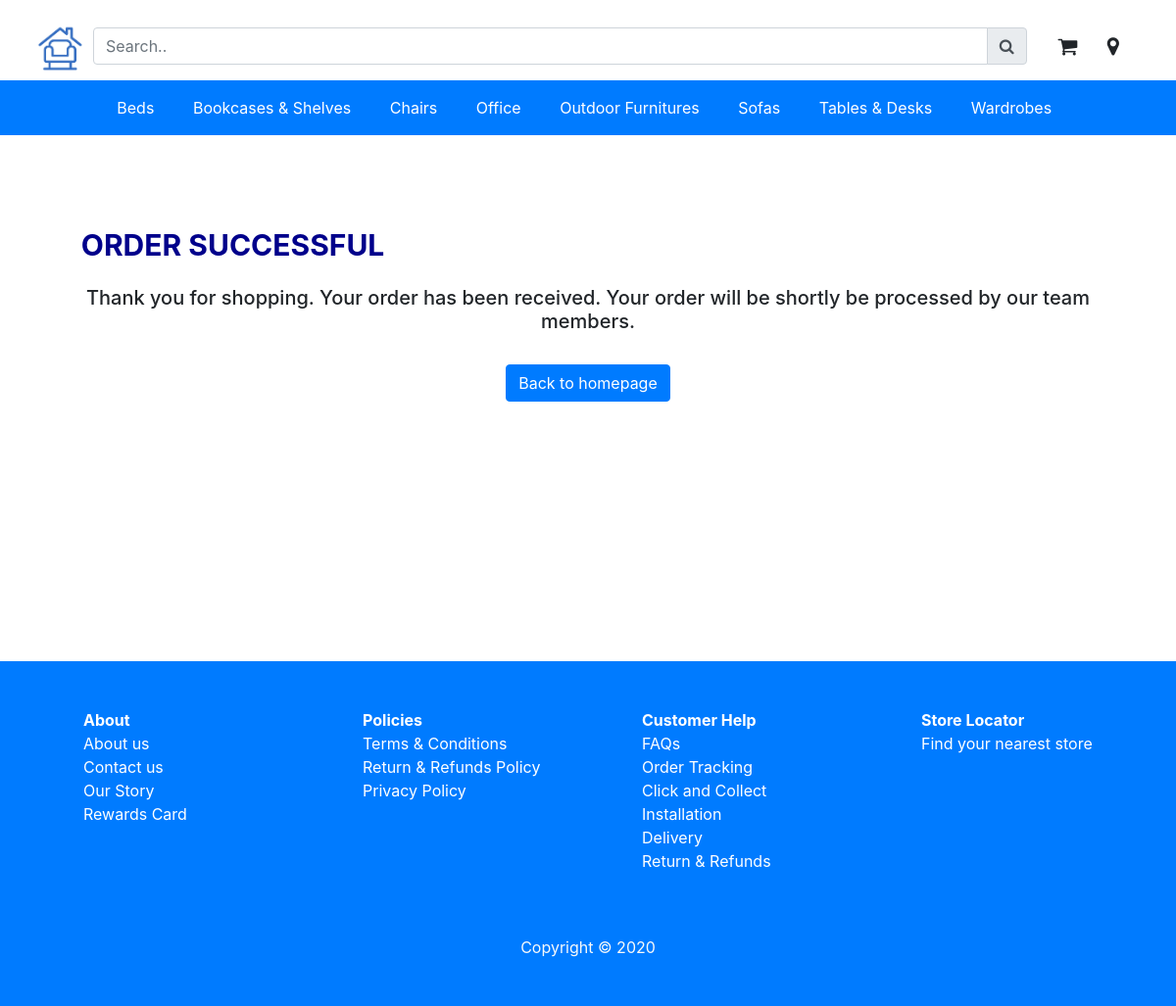
The app's page /ordersuccess/ with its own data.
### furnitures/models.py (models this page shows, shortened)
class Category(db.Model):
    __tablename__ = 'categories'
    id = db.Column(db.Integer, primary_key=True)
    name = db.Column(db.String(64), unique=True)
    description = db.Column(db.String(500), nullable=False)
    image = db.Column(db.String(60), nullable=False)
    products = db.relationship('Product', backref='Category', cascade="all, delete-orphan")

### furnitures/views.py (the view)
@bp.route('/ordersuccess/')
def ordersuccess():
    categories = Category.query.order_by(Category.name).all()
    return render_template('order-success.html', categories = categories)

### furnitures/templates/order-success.html
{% extends 'base.html' %}
{% block main %}
    <section>
        <div class="container">
            <div class="row order-container">
                <div class = "col-12">
                    <h1 class="order-title">ORDER SUCCESSFUL</h1>
                    <h5 class="mt-4 text-center">
                        Thank you for shopping. Your order has been received. Your order will be shortly be processed by our team members.
                    </h5>
                    <div class="text-center">
                        <a href="{{ url_for('main.index') }}" class="btn btn-primary mt-4">Back to homepage</a>
                    </div>
                </div>
            </div>
        </div>
    </section>
{% endblock %}

### furnitures/templates/base.html (shortened to what this page needs)
<!DOCTYPE html>
<html lang="en">
<head>
    <link rel="stylesheet" href="https://stackpath.bootstrapcdn.com/bootstrap/4.4.1/css/bootstrap.min.css"
>
    <link rel="stylesheet" href="https://cdnjs.cloudflare.com/ajax/libs/font-awesome/4.7.0/css/font-awesome.min.css">
    <link rel="stylesheet" type="text/css" href="{{url_for('static', filename='css/style.css')}}">
    <link rel="stylesheet" type="text/css" href="{{url_for('static', filename='css/product.css')}}">
    <link rel="stylesheet" type="text/css" href="{{url_for('static', filename='css/checkout.css')}}">
</head>
<body>
    <div class="full-header-container">
        <header>
            <div class="container header-container mt-3 py-2">
                <div class="logo">
                    <a href="/"><img src="{{url_for('static', filename='images/logo.png')}}" alt="Furniture"></a>
                </div>
                <div class="search-form" >
                    <form class="my-1" action="{{url_for('main.search')}}">
                        <div class="input-group mb-3">
                            <input type="search" class="form-control" placeholder="Search.." aria-label="Search" name="search">
                            <div class="input-group-append">
                                <button class="btn input-group-text" type="submit"><i class="fa fa-search"></i></button>
                            </div>
                        </div>
                    </form>
                </div>
                <div class="header-btn-group">
                    <a href="{{ url_for('main.cart') }}" class="btn"><i class="fa fa-shopping-cart fa-lg"></i></a>
                    <button class="btn">
                        <i class="fa fa-map-marker fa-lg" aria-hidden="true"></i>
                    </button>
                </div>
            </div>
        </header>
        <nav class="navbar navbar-expand-lg navbar-dark flex-column flex-md-row bg-primary">
            <div class="collapse navbar-collapse customized-navbar" id="navbarToggler">
                <ul class="nav nav-pills nav-fill customized-nav">
                    {% for category in categories%}
                    <li class="nav-item">
                        <a href="{{ url_for('main.category', categoryid=category.id) }}" class="nav-link" href="#">{{category.name}}<span class="sr-only">(current)</span></a>
                    </li>
                    {% endfor %}
                </ul>
            </div>
        </nav>
    </div>
    <div class="container-fluid">
        <main role="main">
            {% block main %}
            {% endblock %}
        </main>
    </div>
    <footer class="footer-collapse bg-primary py-5">
        <div class="container">
            <div class="row">
                <div class="col-md-3 col-sm-6">
                    <ul class="menu-footer col-f-w">
                        <li class="font-weight-bold">
                            <a href="#">About</a>
                        </li>
                        <li>
                            <a href="#">About us</a>
                        </li>
                        <li>
                            <a href="#">Contact us</a>
                        </li>
                        <li>
                            <a href="#">Our Story</a>
                        </li>
                        <li>
                            <a href="#">Rewards Card</a>
                        </li>
                    </ul>
                </div>
                <div class="col-md-3 col-sm-6">
                    <ul class="menu-footer col-f-w">
                        <li class="font-weight-bold">
                            <a href="#">Policies</a>
                        </li>
                        <li>
                            <a href="#">Terms & Conditions</a>
                        </li>
                        <li>
                            <a href="#">Return & Refunds Policy</a>
                        </li>
                        <li>
                            <a href="#">Privacy Policy</a>
                        </li>
                    </ul>
                </div>
                <div class="col-md-3 col-sm-6">
                    <ul class="menu-footer col-f-w">
                        <li class="font-weight-bold">
                            <a href="#">Customer Help</a>
                        </li>
                        <li>
                            <a href="#">FAQs</a>
                        </li>
                        <li>
                            <a href="#">Order Tracking</a>
                        </li>
                        <li>
                            <a href="#">Click and Collect</a>
                        </li>
                        <li>
                            <a href="#">Installation</a>
                        </li>
                        <li>
                            <a href="#">Delivery</a>
                        </li>
                        <li>
                            <a href="#">Return & Refunds</a>
                        </li>
                    </ul>
                </div>
                <div class="col-md-3 col-sm-6">
                        <ul class="menu-footer col-f-w">
                            <li class="font-weight-bold">
                                <a href="#">Store Locator</a>
                            </li>
                            <li>
                                <a href="#">Find your nearest store</a>
                            </li>
                        </ul>
                    </div>
            </div>
            <div class="text-light text-center mt-5">Copyright &copy; 2020</div>
        </div>
    </footer>
</body>
</html>

### furnitures/static/css/style.css (style rules this page uses)
.full-header-container { background-color: #fff; position: sticky; z-index: 1030; top:0; right: 0; left: 0; }
.header-container { display: flex; }
.search-form { flex: 1; height: 40px; }
.logo { margin-left: -0.2cm; margin-right: 0.2cm; }
.logo img { height: 50px; width: auto; max-width: 100%; }
.header-btn-group { margin-left: 0.5cm; margin-top: 0.1cm; }
.customized-navbar { justify-content: center; }
.customized-nav .nav-item { margin-right: 0.2cm; }
.customized-nav >li >a { color: #fff; }
.menu-footer { list-style: none; }
.menu-footer > li >a { color:#fff; }

### furnitures/static/css/product.css (style rules this page uses)
.summary-title, .cart-title, .order-title, .top-product-heading { color: #00008B; font-size: 30px; font-weight: bold; margin-bottom: 0.5cm; margin-top: 0.5cm }
.order-title { margin-left: 1.0cm }

### furnitures/static/css/checkout.css (style rules this page uses)
.order-container { margin-top: 2.0cm; margin-bottom: 7.0cm; }

### records on screen
Category: name "Beds"
Category: name "Bookcases & Shelves"
Category: name "Chairs"
Category: name "Office"
Category: name "Outdoor Furnitures"
Category: name "Sofas"
Category: name "Tables & Desks"
Category: name "Wardrobes"
